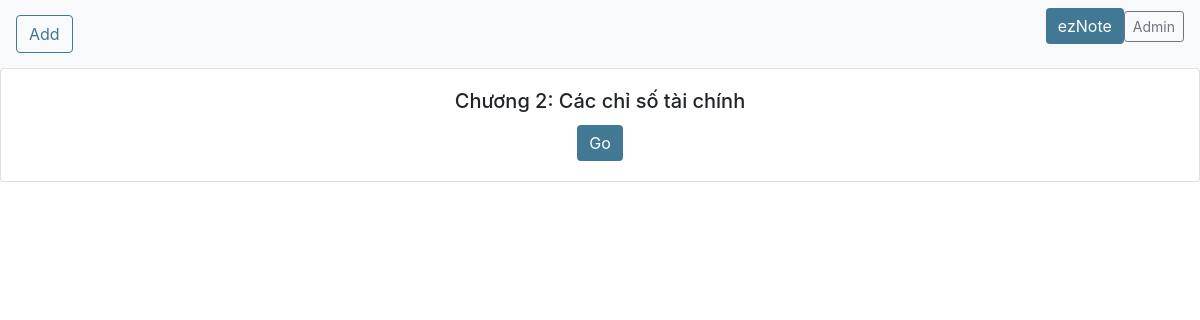
The app's page /, older data.
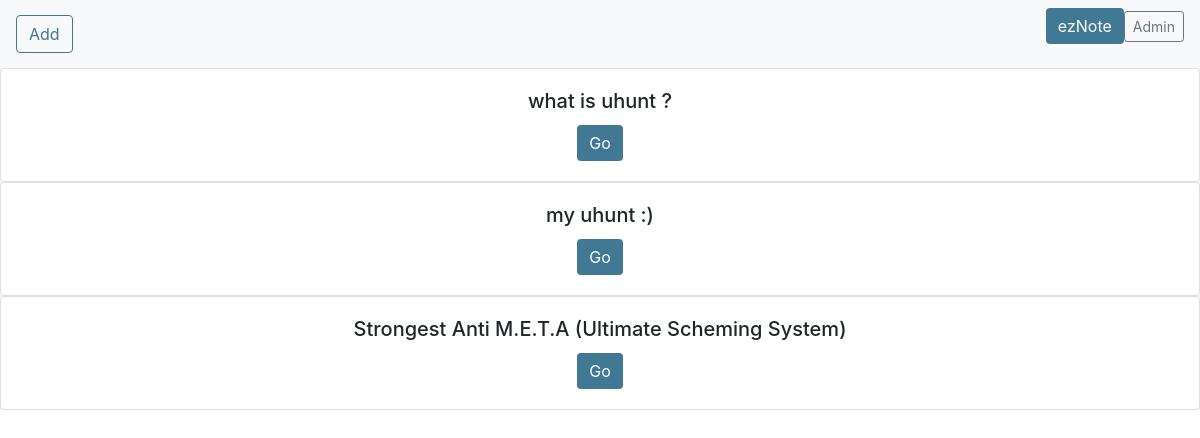
The same page, newer data.
### notes/models.py (models this page shows, shortened)
class Note(models.Model):
    title = models.CharField(max_length=200)
    content = RichTextField()
    create_at = models.DateTimeField(auto_now_add=True)
    private = models.BooleanField(default=False)

### notes/views.py (the view)
# urls.py: path('', views.index, name="index"),
def index(request):
    list_note = Note.objects.filter(private=False).order_by("-create_at")
    context = {
        "list_note" : list_note,
    }
    return render(request, "notes/index.html", context)

### notes/templates/notes/index.html (shortened to what this page needs)
<head>
    <link rel="stylesheet" href="https://maxcdn.bootstrapcdn.com/bootstrap/4.0.0/css/bootstrap.min.css"
>
  </head>
  <nav class="navbar navbar-light bg-light">
    <a href="{% url 'admin:notes_note_add' %}" class="btn btn-outline-success">Add</a>
    <div class="ml-auto">
      <form class="form-inline">
        <a href="{% url 'notes:index' %}" class="btn btn-primary" style="color: white; background-color: #417893;  border: none;">ezNote</a>
        <a href="{% url 'admin:index' %}" class="btn btn-sm btn-outline-secondary">Admin</a>
      </form>
    </div>
  </nav>
{% if list_note %}
<div class="list-group">
    {% for note in list_note %}
    <div class="card text-center">
        <div class="card-body">
            <h5 class="card-title">{{note.title}}</h5>
            <a href="{% url 'notes:detail' note.id %}" class="btn btn-primary" style="color: white; background-color: #417893;  border: none;">Go</a>
        </div>
    </div>
    {% endfor %}
</div>
{% else %}
<p>No notes are available.</p>
{% endif %}

### notes/templates/notes/index.html (style rules this page uses)
.btn-outline-success { color: #417893; border-color: #417893; }

Row changes from the older to the newer data that the page shows:
removed Note: title "Chương 2: Các chỉ số tài chính"
added Note: title "what is uhunt ?"
added Note: title "my uhunt :)"
added Note: title "Strongest Anti M.E.T.A (Ultimate Scheming System)"
